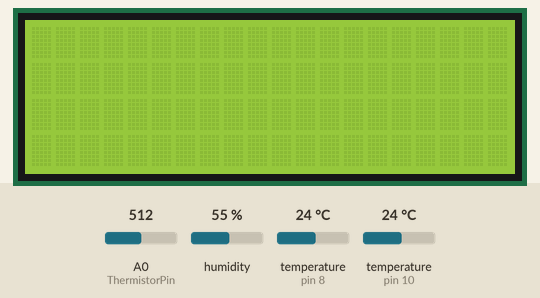
Recording of a program running on a simulated Arduino Uno, built with avr-gcc and run on an emulated ATmega328P. Parts: 20×4 character LCD. Inputs (shaded band) come from the test bench; at power-on: humidity 55 %, temperature (sensors on pin 10, pin 8) 24 °C, A0 (ThermistorPin) = 512. What the program prints to the serial monitor is not drawn.

Above: at 1.2 s.
1.3 s: humidity set to 22 %
At 7.4 s:
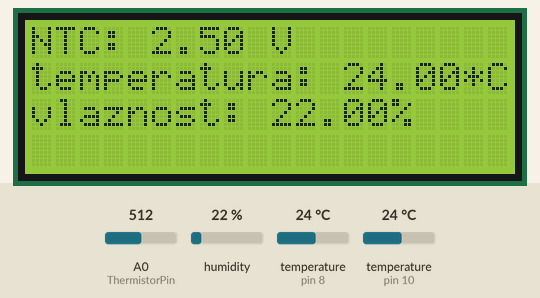
9.1 s: temperature (sensor on pin 10) set to 12 °C
At 10.2 s:
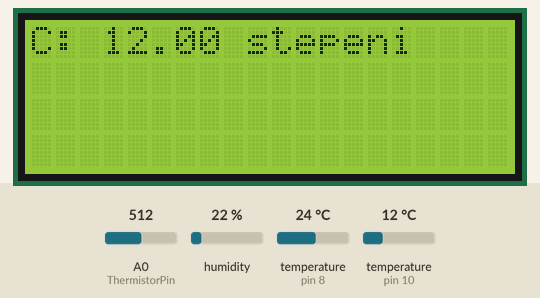
14.2 s: A0 (ThermistorPin) set to 716
At 15.0 s:
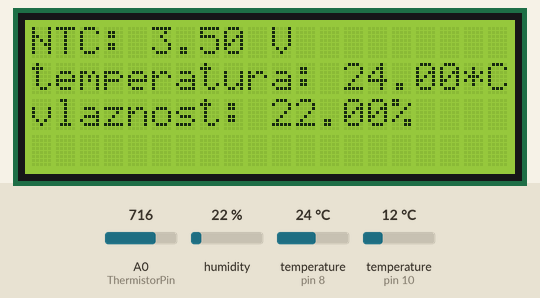
19.3 s: temperature (sensor on pin 8) set to 19 °C
At 22.7 s:
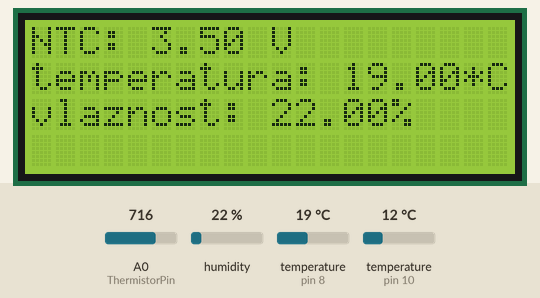
24.4 s: temperature (sensor on pin 10) set to 28 °C
At 25.0 s:
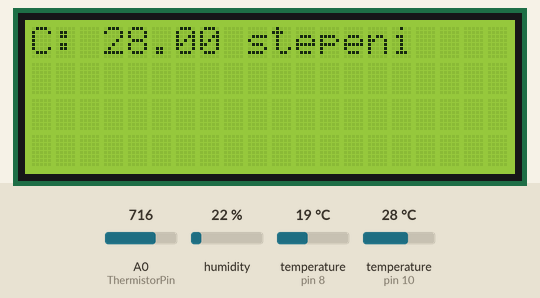
29.5 s: A0 (ThermistorPin) set to 992
At 30.0 s:
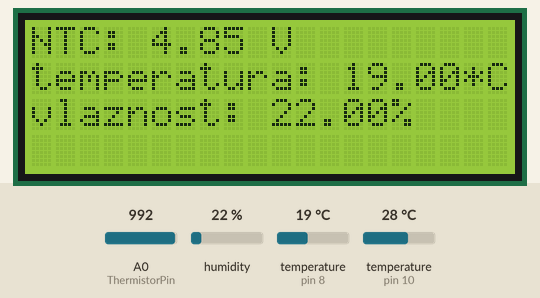
Timing chart, 0 to 32.5 s (numbered marks = the images above; inputs shaded):
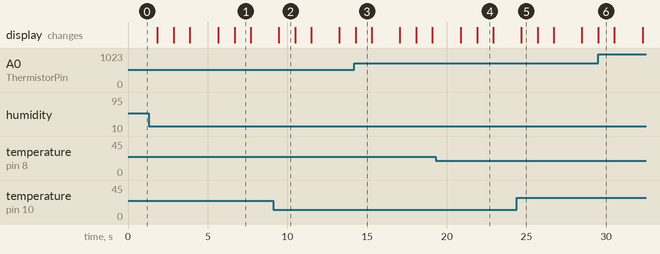

The program:

main.cpp
```cpp
#include <Arduino.h>
#include <LiquidCrystal.h>
#include <SimpleDHT.h>
#include <OneWire.h>
#include <DallasTemperature.h>
#define PINWIRE 10

OneWire oneWire(PINWIRE);
DallasTemperature sensors(&oneWire);
float tempC = 0;
float tempc1=0;


void NTC();
int pinDHT22 = 8;
SimpleDHT22 dht22(pinDHT22);
LiquidCrystal lcd(13, 12, 4, 5, 6, 7);
int ThermistorPin = A0;
int Vo;
float R1 = 10000;
float logR2, R2, T;
float c1 = 1.009249522e-03, c2 = 2.378405444e-04, c3 = 2.019202697e-07;

void setup () {
    Serial.begin(9600);
    lcd.begin(20,4);
    sensors.begin();
  }

void loop () {

  lcd.clear();
  sensors.requestTemperatures();
  delay(1000);
  tempC =sensors.getTempCByIndex(0);
  lcd.setCursor(0,0);
  lcd.print("C: ");
  lcd.print(tempC);
  lcd.print(" stepeni");
  lcd.setCursor(0,1);
  delay(1000);
  lcd.clear();
  NTC(); //NTC i DHT
  Serial.println(tempC);

}

void NTC() //NTC i DHT22
{
  float vlaznost=0;
  float temperatura=0;
  dht22.read2(&temperatura,&vlaznost,NULL);

  Vo = analogRead(ThermistorPin);
  float Napon;
  R2 = R1 * (1023.0 / (float)Vo - 1.0);
  logR2 = log(R2);
  T = (1.0 / (c1 + c2*logR2 + c3*logR2*logR2*logR2));
  T = T - 273.15;
  T = (T * 9.0)/ 5.0 + 32.0;
  Napon=(float)Vo*5/1023;
    lcd.setCursor(0,0);
  lcd.print("NTC: ");
  lcd.print(Napon);
  lcd.print(" V");
  lcd.setCursor(0,1);

  lcd.print("temperatura: ");
  lcd.print(temperatura);
  lcd.print("*C");
  lcd.setCursor(0,2);
  lcd.print("vlaznost: ");
  lcd.print(vlaznost);
  lcd.print("%");
  delay(1000);
  Serial.println(Napon);
  Serial.println(temperatura);
  Serial.println(vlaznost);

}
```

Measured:
- what the display in image 1 shows lasts 1.0 s, from 6.7 s to 7.7 s
